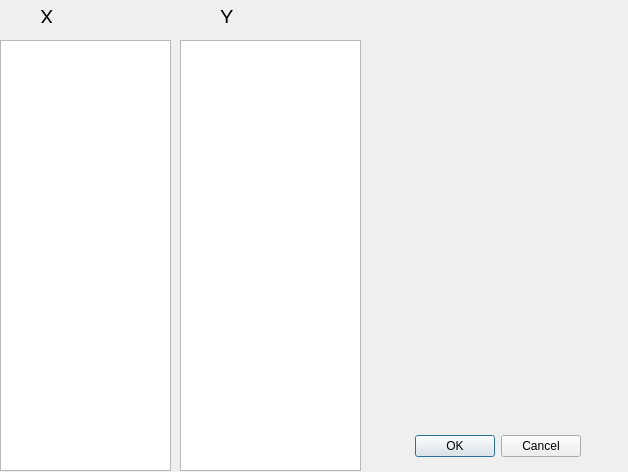
<?xml version="1.0" encoding="UTF-8"?>
<ui version="4.0">
 <class>DialogPlot</class>
 <widget class="QDialog" name="DialogPlot">
  <property name="geometry">
   <rect>
    <x>0</x>
    <y>0</y>
    <width>628</width>
    <height>472</height>
   </rect>
  </property>
  <property name="windowTitle">
   <string>Dialog</string>
  </property>
  <widget class="QDialogButtonBox" name="buttonBox">
   <property name="geometry">
    <rect>
     <x>400</x>
     <y>430</y>
     <width>181</width>
     <height>32</height>
    </rect>
   </property>
   <property name="orientation">
    <enum>Qt::Horizontal</enum>
   </property>
   <property name="standardButtons">
    <set>QDialogButtonBox::Cancel|QDialogButtonBox::Ok</set>
   </property>
  </widget>
  <widget class="QLabel" name="label">
   <property name="geometry">
    <rect>
     <x>40</x>
     <y>10</y>
     <width>47</width>
     <height>13</height>
    </rect>
   </property>
   <property name="font">
    <font>
     <pointsize>15</pointsize>
    </font>
   </property>
   <property name="text">
    <string>X</string>
   </property>
  </widget>
  <widget class="QLabel" name="label_2">
   <property name="geometry">
    <rect>
     <x>220</x>
     <y>10</y>
     <width>47</width>
     <height>13</height>
    </rect>
   </property>
   <property name="font">
    <font>
     <pointsize>15</pointsize>
    </font>
   </property>
   <property name="text">
    <string>Y</string>
   </property>
  </widget>
  <widget class="QListWidget" name="listWidgetX">
   <property name="geometry">
    <rect>
     <x>0</x>
     <y>40</y>
     <width>171</width>
     <height>431</height>
    </rect>
   </property>
  </widget>
  <widget class="QListWidget" name="listWidgetY">
   <property name="geometry">
    <rect>
     <x>180</x>
     <y>40</y>
     <width>181</width>
     <height>431</height>
    </rect>
   </property>
  </widget>
 </widget>
 <resources/>
 <connections>
  <connection>
   <sender>buttonBox</sender>
   <signal>accepted()</signal>
   <receiver>DialogPlot</receiver>
   <slot>accept()</slot>
   <hints>
    <hint type="sourcelabel">
     <x>490</x>
     <y>445</y>
    </hint>
    <hint type="destinationlabel">
     <x>313</x>
     <y>235</y>
    </hint>
   </hints>
  </connection>
  <connection>
   <sender>buttonBox</sender>
   <signal>rejected()</signal>
   <receiver>DialogPlot</receiver>
   <slot>reject()</slot>
   <hints>
    <hint type="sourcelabel">
     <x>490</x>
     <y>445</y>
    </hint>
    <hint type="destinationlabel">
     <x>313</x>
     <y>235</y>
    </hint>
   </hints>
  </connection>
 </connections>
</ui>
